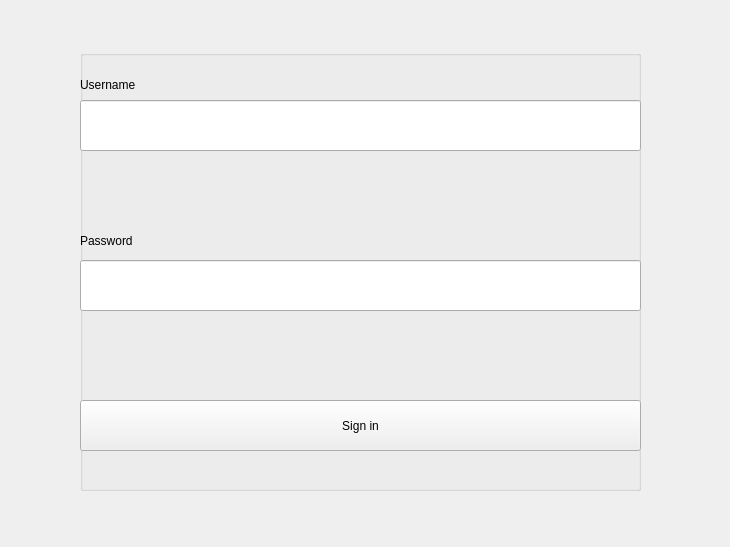
<?xml version="1.0" encoding="UTF-8"?>
<ui version="4.0">
 <class>Form</class>
 <widget class="QWidget" name="Form">
  <property name="geometry">
   <rect>
    <x>0</x>
    <y>0</y>
    <width>730</width>
    <height>547</height>
   </rect>
  </property>
  <property name="windowTitle">
   <string>Form</string>
  </property>
  <widget class="QGroupBox" name="groupBox">
   <property name="geometry">
    <rect>
     <x>80</x>
     <y>50</y>
     <width>561</width>
     <height>441</height>
    </rect>
   </property>
   <property name="title">
    <string/>
   </property>
   <widget class="QLineEdit" name="lineEdit">
    <property name="geometry">
     <rect>
      <x>0</x>
      <y>50</y>
      <width>561</width>
      <height>51</height>
     </rect>
    </property>
   </widget>
   <widget class="QLineEdit" name="lineEdit_2">
    <property name="geometry">
     <rect>
      <x>0</x>
      <y>210</y>
      <width>561</width>
      <height>51</height>
     </rect>
    </property>
   </widget>
   <widget class="QPushButton" name="pushButton">
    <property name="geometry">
     <rect>
      <x>0</x>
      <y>350</y>
      <width>561</width>
      <height>51</height>
     </rect>
    </property>
    <property name="text">
     <string>Sign in</string>
    </property>
   </widget>
   <widget class="QLabel" name="label">
    <property name="geometry">
     <rect>
      <x>0</x>
      <y>19</y>
      <width>181</width>
      <height>31</height>
     </rect>
    </property>
    <property name="text">
     <string>Username</string>
    </property>
   </widget>
   <widget class="QLabel" name="label_2">
    <property name="geometry">
     <rect>
      <x>0</x>
      <y>175</y>
      <width>251</width>
      <height>31</height>
     </rect>
    </property>
    <property name="text">
     <string>Password</string>
    </property>
   </widget>
  </widget>
 </widget>
 <resources/>
 <connections/>
</ui>
